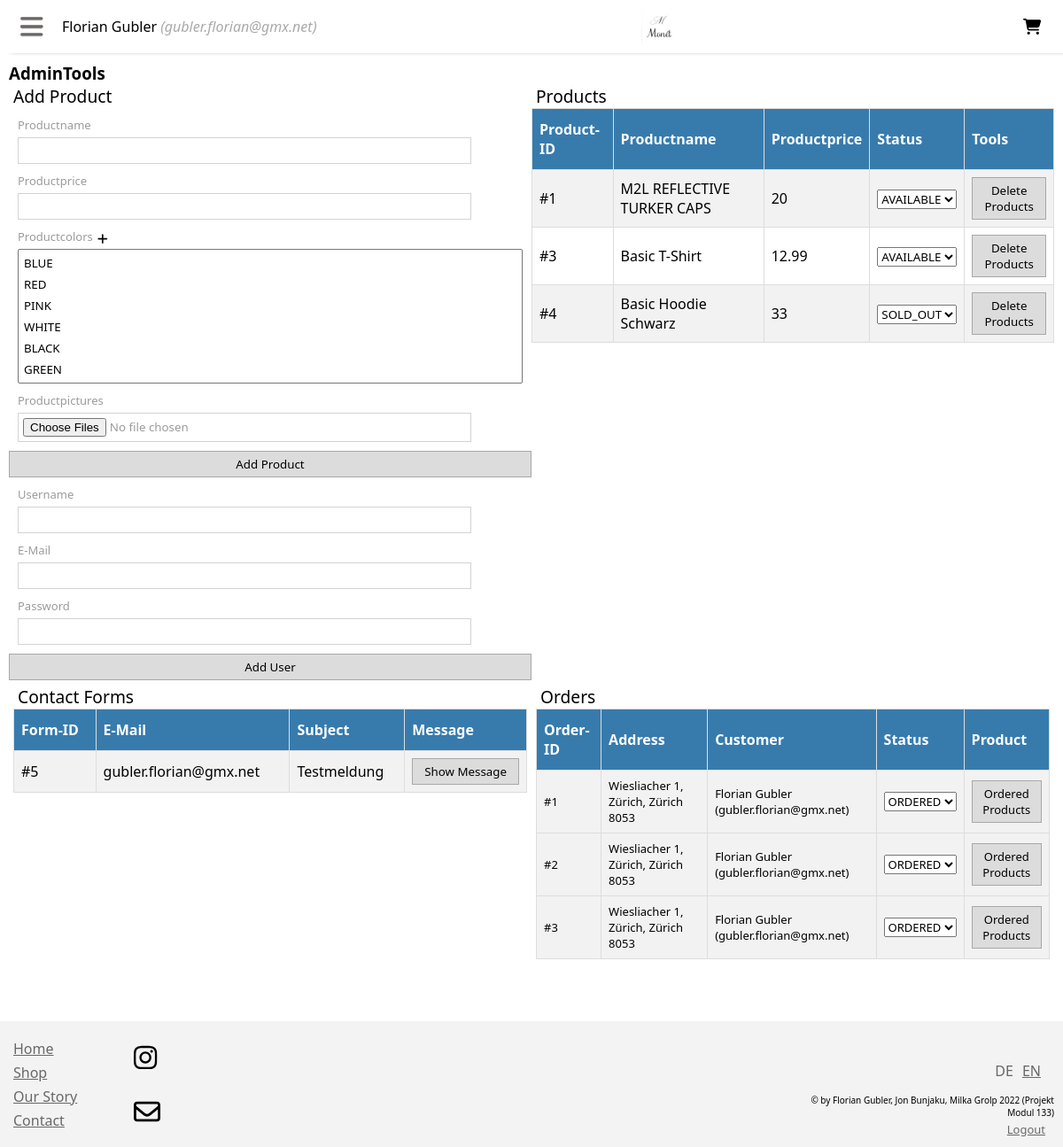
/src/assets/sites/admin.php (signed in), run on the app's committed database.
### tables this page shows
CREATE TABLE `products` (
                            `PK_product` int(11) NOT NULL,
                            `productname` varchar(255) NOT NULL,
                            `price` float NOT NULL,
                            `status` enum('available','sold_out') NOT NULL,
                            `upload_date` timestamp NOT NULL DEFAULT current_timestamp()
);

CREATE TABLE `contact` (
                           `PK_contact` int(11) NOT NULL,
                           `email` varchar(255) NOT NULL,
                           `subject` varchar(255) NOT NULL,
                           `text` text NOT NULL
);

CREATE TABLE `orders` (
                          `PK_order` int(11) NOT NULL,
                          `FK_userdata` int(11) NOT NULL,
                          `status` enum('ordered','paid','shipped','rejected') NOT NULL,
                          `paymentID` varchar(500)
);

CREATE TABLE `userdata` (
                            `PK_userdata` int(11) NOT NULL,
                            `fullname` varchar(300) NOT NULL,
                            `email` varchar(300) NOT NULL,
                            `address` varchar(300) NOT NULL,
                            `city` varchar(300) NOT NULL,
                            `state` varchar(300) NOT NULL,
                            `postcode` varchar(300) NOT NULL
);

### src/assets/sites/admin.php (the view, shortened to what the rows shown need)
<?php
include "../../config.php";
$failed = false;
?>
<!DOCTYPE html>
<html lang="en">
<head>
    <?php
    include '../../header.php'
    ?>
    <link rel="stylesheet" href="<?php echo $rootpath?>/assets/css/style_admin.css">
    <link rel="stylesheet" href="<?php echo $rootpath?>/assets/css/style_contact.css">
</head>
<body>
<?php
include '../../navbar.php';
?>
<div class="site-div-content admintools">
    <?php
        if(!$_SESSION["admin"]){
            ?>
                <div class="contact-form-container">
                    <form action="" method="post">
                        <div class="contact-inputs-container">
                            <label for="input-email"><?php echo $texte->email ?></label>
                            <input id="input-email" type="email" autocomplete="username" name="email" placeholder="<?php echo $texte->email ?>" required>
                        </div>
                        <div class="contact-inputs-container">
                            <label for=input-password"><?php echo $texte->password ?></label>
                            <input id="input-subject" autocomplete="password" type="password" name="password" placeholder="<?php echo $texte->password ?>" required>
                        </div>
                        <button type="submit" name="admin-login"><?php echo $texte->login ?></button>
                    </form>
                </div>
                <?php
                    if($failed){
                        ?>
                            <div class="contact-upload-failed">
                                <p><i class="fas fa-times"></i> <?php echo $texte->loginfailed ?></p>
                            </div>
                        <?php
                    }
                ?>
            <?php
        } else{
            $contacts = $conn->getCustomerRequest();
            $products = $conn->getAllProducts();
            $orders = $conn->Admin_getAllOrders();
            ?>
            <div style="display: flex; flex-direction: row;">
                <div style="width: 100%" class="table-overflow">
                    <table>
                        <tr>
                            <th><?php echo $texte->productid ?></th>
                            <th><?php echo $texte->productname ?></th>
                            <th><?php echo $texte->productprice ?></th>
                            <th><?php echo $texte->status ?></th>
                            <th><?php echo $texte->tools ?></th>
                        </tr>
                        <?php
                        foreach ($products as $product){
                            ?>
                            <tr>
                                <td><?php echo "#" . $product["PK_product"]?></td>
                                <td><?php echo $product["productname"]?></td>
                                <td><?php echo $product["price"]?></td>
                                <td>
                                    <select name="status" onchange="SubmitChangeProductStatus(<?php echo $product["PK_product"]; ?>, this.value)">
                                        <?php
                                            foreach ($conn->Admin_get_enum_values("products", "status") as $statusval){
                                                $selected = "";
                                                if($statusval == $product["status"]) $selected = "selected";
                                                ?>
                                                    <option <?php echo $selected?> value="<?php echo $statusval; ?>"><?php echo strtoupper($statusval) ?></option>
                                                <?php
                                            }
                                        ?>
                                    </select>
                                </td>
                                <td>
                                    <form action="" method="POST">
                                        <button type="submit" class="normal-btn" name="deleteproduct"><?php echo $texte->deleteproduct ?></button>
                                    </form>
                                </td>
                            </tr>
                            <?php
                        }
                        ?>
                    </table>
                </div>
            </div>
            <div class="contact-table">
                <div class="table-container table-overflow">
                    <table>
                        <tr>
                            <th><?php echo $texte->requestid ?></th>
                            <th><?php echo $texte->email ?></th>
                            <th><?php echo $texte->subject ?></th>
                            <th><?php echo $texte->message ?></th>
                        </tr>
                        <?php
                        foreach ($contacts as $contact){
                            ?>
                            <tr>
                                <td><?php echo "#" . $contact["PK_contact"]?></td>
                                <td><?php echo $contact["email"]?></td>
                                <td><?php echo $contact["subject"]?></td>
                                <td><button class="normal-btn" onclick="popup = CreatePopUpWindow(TEXTE.contactrequests + ': <?php echo $contact["subject"]; ?>'); popup.getElementsByClassName('popup-content')[0].innerHTML = '<?php echo $contact["text"]; ?>';"><?php echo $texte->showmessage ?></button></td>
                            </tr>
                            <?php
                        }
                        ?>
                    </table>
                </div>
                <div class="table-container table-overflow">
                    <table class="table-small">
                        <tr>
                            <th><?php echo $texte->orderid ?></th>
                            <th><?php echo $texte->address ?></th>
                            <th><?php echo $texte->customer ?></th>
                            <th><?php echo $texte->status ?></th>
                            <th><?php echo $texte->product ?></th>
                        </tr>
                        <?php
                        foreach ($orders as $order){
                            ?>
                            <tr>
                                <td><?php echo "#" . $order["PK_order"]?></td>
                                <td><?php echo $order["address"] . ", " . $order["state"] . ", " . $order["city"] . " " .  $order["postcode"]; ?></td>
                                <td><?php echo $order["fullname"] . " (" . $order["email"] . ")"; ?></td>
                                <td>
                                    <select name="status" onchange="SubmitChangeOrderStatus(<?php echo $order["PK_order"]; ?>, this.value)">
                                        <?php
                                        foreach ($conn->Admin_get_enum_values("orders", "status") as $statusval){
                                            $selected = "";
                                            if($statusval == $order["status"]) $selected = "selected";
                                            ?>
                                            <option <?php echo $selected?> value="<?php echo $statusval; ?>"><?php echo strtoupper($statusval) ?></option>
                                            <?php
                                        }
                                        ?>
                                    </select>
                                </td>
                                <td>
                                    <button class="normal-btn" onclick="ShowHiddenRow(<?php echo $order["PK_order"]; ?>);"><?php echo $texte->orderedproducts ?></button>
                                </td>
                            </tr>
                            <?php
                        }
                        ?>
                    </table>
                </div>
            </div>
            <?php
        }
    ?>
</div>
</body>
</html>

### data on the page
products: PK_product "4", productname "Basic Hoodie Schwarz", price "33", status "SOLD_OUT"
contact: PK_contact "5", email "gubler.florian@gmx.net", subject "Testmeldung"
orders: PK_order "1", FK_userdata.address "Wiesliacher 1", FK_userdata.state "Zürich", FK_userdata.city "Zürich", FK_userdata.postcode "8053", FK_userdata.fullname "Florian Gubler", FK_userdata.email "gubler.florian@gmx.net", status "ORDERED"
orders: PK_order "2", FK_userdata.address "Wiesliacher 1", FK_userdata.state "Zürich", FK_userdata.city "Zürich", FK_userdata.postcode "8053", FK_userdata.fullname "Florian Gubler", FK_userdata.email "gubler.florian@gmx.net", status "ORDERED"
orders: PK_order "3", FK_userdata.address "Wiesliacher 1", FK_userdata.state "Zürich", FK_userdata.city "Zürich", FK_userdata.postcode "8053", FK_userdata.fullname "Florian Gubler", FK_userdata.email "gubler.florian@gmx.net", status "ORDERED"

### other printed values
$_SESSION["adminuser"]["username"] "Florian Gubler"
$_SESSION["adminuser"]["email"] "gubler.florian@gmx.net"
$texte->admintools "AdminTools"
$texte->addproduct "Add Product"
$texte->productname "Productname"
$texte->productprice "Productprice"
$texte->productcolors "Productcolors"
$texte->productpictures "Productpictures"
$texte->username "Username"
$texte->email "E-Mail"
$texte->password "Password"
$texte->adduser "Add User"
$texte->products "Products"
$texte->productid "Product-ID"
$texte->status "Status"
